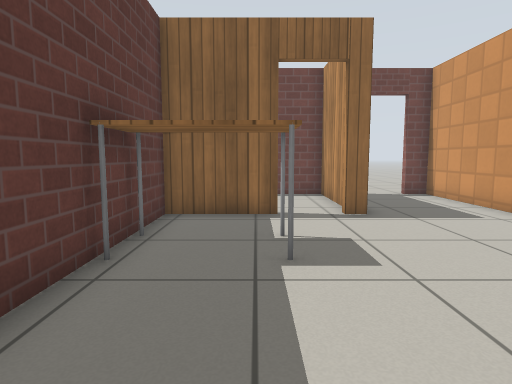
[1] (above)

13 first-person views from a walk through a Gazebo world. The camera is 0.76 m above the floor, tilts 6° down and sees 75° across. The floor is counted in squares, 0.5 m on a side. Each view is taken from the middle of a square. On the plan, view 1 faces up. The plan holds only what a view shows up to about 15 squares ahead; the rest is blank. Simple patterns stand in for the simulator's built-in surfaces.

[2]
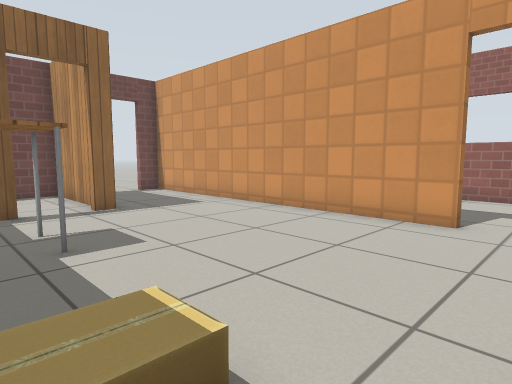

[3]
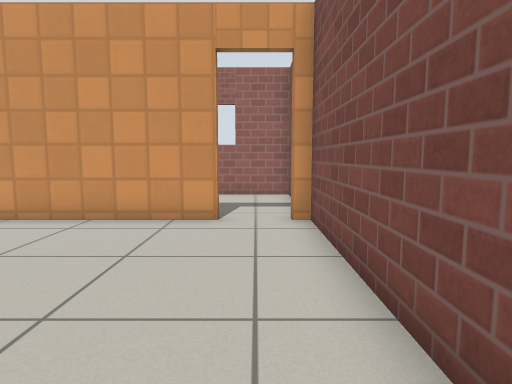

[4]
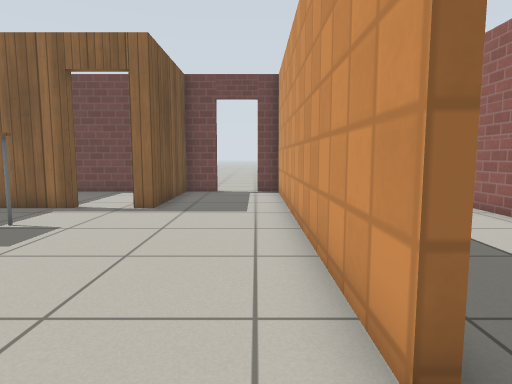

[5]
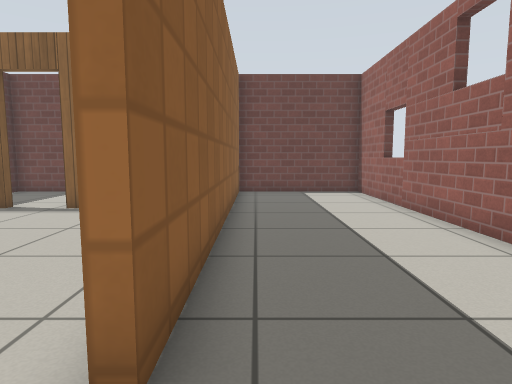

[6]
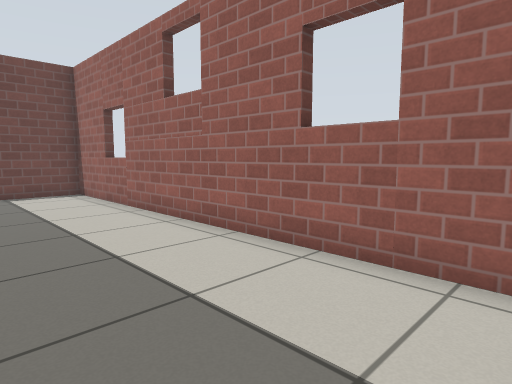

[7]
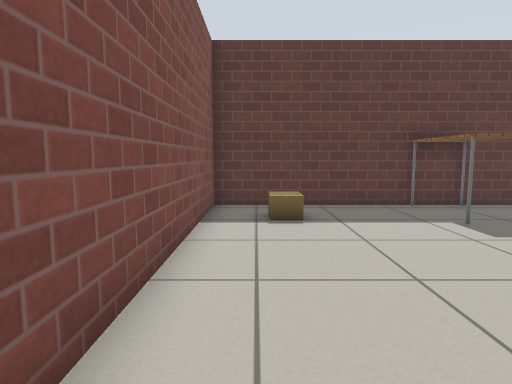

[8]
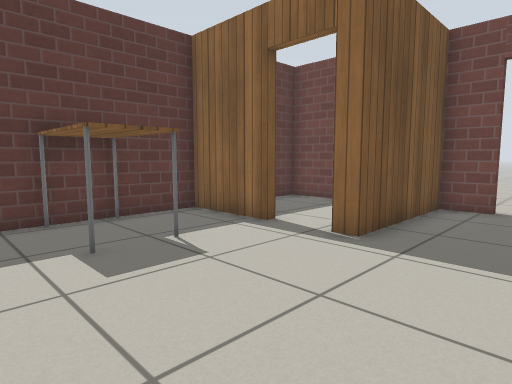

[9]
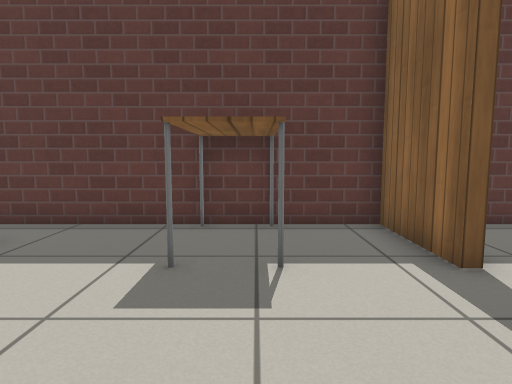

[10]
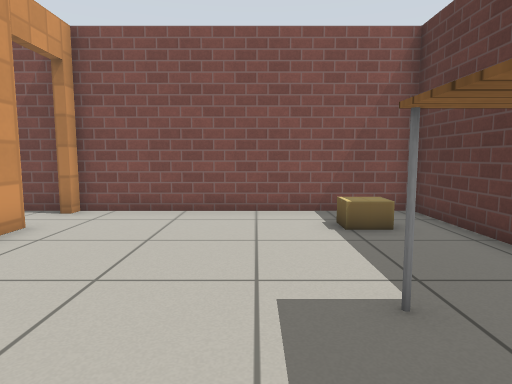

[11]
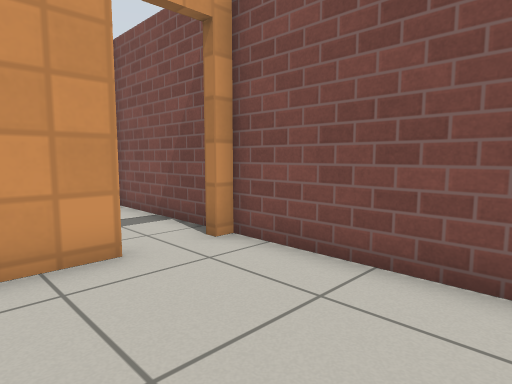

[12]
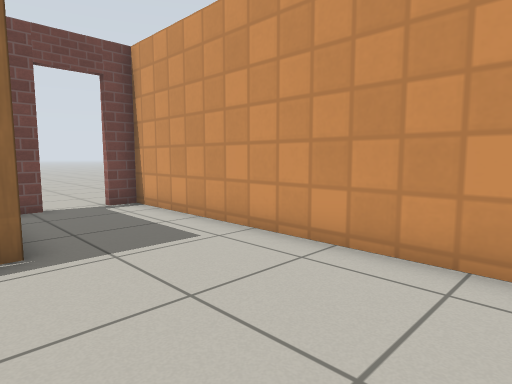

[13]
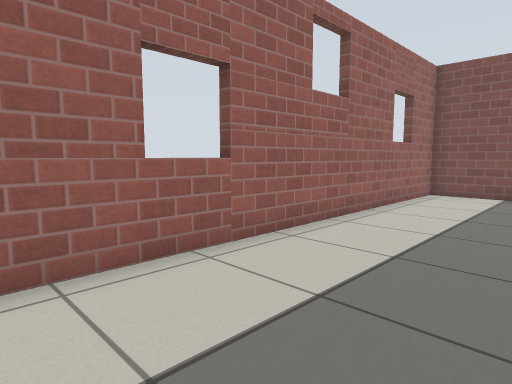

### Floor plan
Points are (right, up) in squares from view 1. A wall is a line through its corners. A room is listed if a view was taken in it or the views show most of it. See-through windows are left out.
Room 1 (views 1, 2, 3, 4, 8, 9, 10, 11, 12)
walls: (0.6, 8.8) (-2.4, 8.8) (-2.4, 6.4); (-2.4, 4.6) (-2.4, -1.3) (7, -1.3) (7, -0.9); (7, 0.9) (7, 13.6) (6, 13.6); (4.4, 13.6) (3, 13.6) (3, 8.8) (2.4, 8.8)
ways out: open door at (7, 0.5) to room 2; open door at (1.5, 9) to room 3; open door at (5.5, 14)
objects: table (-2, 5) to (0, 6); cardboard box (-1, 1) to (0, 1)
Room 2 (views 5, 6, 7, 13)
walls: (7.5, -1.3) (12.5, -1.3) (12.5, 13.6) (7.3, 13.6) (7.3, 0.9)
ways out: open door at (7, 0.5) to room 1
Room 3 (no view inside)
walls: (2.7, 9.9) (2.7, 13.6) (-2.4, 13.6) (-2.4, 11.1)
ways out: open door at (1.5, 9) to room 1

Positions as (right, up) in squares from view 1, and headings:
1: (0, 0), facing up
2: (-1, -1), facing up-right
3: (-1, 0), facing right
4: (6, -1), facing up
5: (8, -1), facing up
6: (8, -1), facing up-right
7: (8, 0), facing left
8: (6, 3), facing up-left
9: (5, 6), facing left
10: (2, 8), facing down
11: (2, 3), facing down-right
12: (2, 3), facing up-right
13: (8, 13), facing down-right
